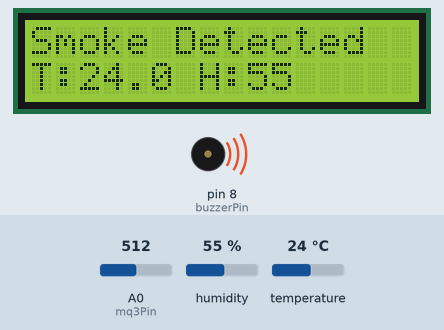
Bench run of a sketch on a simulated Arduino Uno, built with avr-gcc and run on an emulated ATmega328P. Parts: 16×2 character LCD, buzzer (waves = sounding, pin HIGH). The test bench sets the inputs (shaded band); at power-on: temperature 24 °C, humidity 55 %, A0 (mq3Pin) = 512.

Above: at 3.2 s.
3.3 s: temperature set to 34 °C
At 5.4 s:
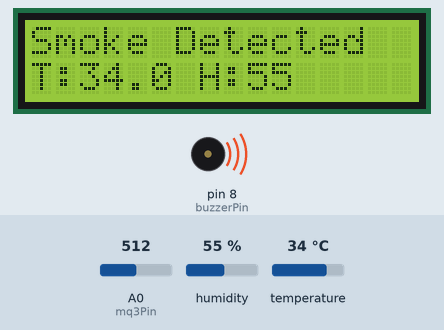
7.2 s: temperature set to 37 °C
At 9.0 s:
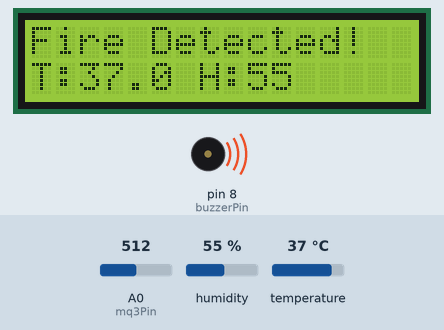
11.1 s: humidity set to 22 %
At 12.5 s:
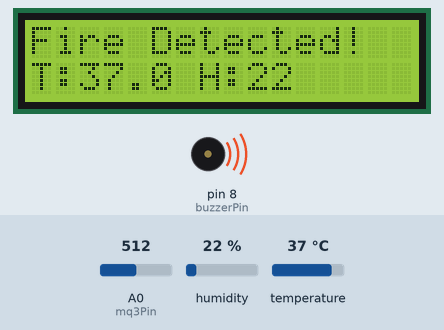
15.0 s: humidity set to 40 %
At 18.5 s:
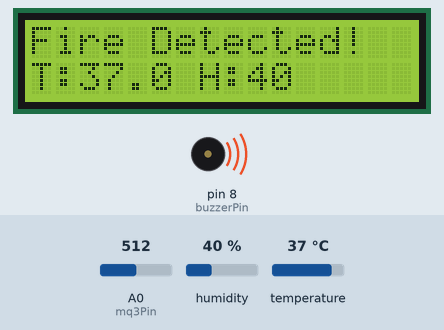
Timing chart, 0 to 19.9 s (numbered marks = the images above; inputs shaded):
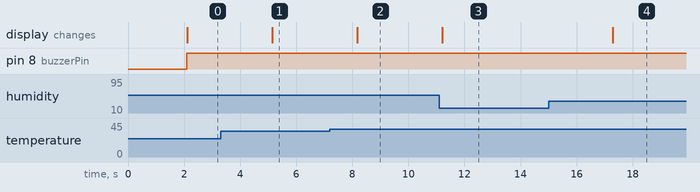

The sketch:

arduino_fire_smoke_detector.ino
```cpp
/*
 * ============================================================================
 * Project: Smart Smoke and Fire Detection Alarm System
 * Author: Ritesh Kulakarni
 * Platform: Arduino Uno R3 (ATmega328P)
 * Description: Real-time environmental monitoring system using MQ-3 gas sensor,
 *              DHT11 temperature & humidity sensor, 16x2 LCD display, and
 *              piezo buzzer alarm to detect fire and smoke hazards.
 * ============================================================================
 */

#include <LiquidCrystal.h>
#include <DHT.h>

// ----------------------------------------------------------------------------
// Pin Configurations
// ----------------------------------------------------------------------------
#define DHTPIN 2            // Digital pin connected to DHT11 data pin
#define DHTTYPE DHT11       // Sensor model DHT 11

const int buzzerPin = 8;    // Digital pin connected to Piezo Buzzer (+)
const int mq3Pin = A0;      // Analog pin connected to MQ-3 Gas Sensor (AO)

// 16x2 LCD in 4-bit mode: LiquidCrystal(rs, enable, d4, d5, d6, d7)
LiquidCrystal lcd(12, 11, 7, 6, 5, 4);

// Initialize DHT sensor
DHT dht(DHTPIN, DHTTYPE);

// ----------------------------------------------------------------------------
// Safety Thresholds
// ----------------------------------------------------------------------------
const int GAS_THRESHOLD = 200;       // MQ-3 analog threshold (smoke/combustible gas)
const float TEMP_THRESHOLD = 35.0;   // Temperature threshold in Celsius (°C)
const float HUMIDITY_THRESHOLD = 80.0;// Relative humidity threshold (%)

// ----------------------------------------------------------------------------
// Setup Routine
// ----------------------------------------------------------------------------
void setup() {
  // Initialize buzzer as output
  pinMode(buzzerPin, OUTPUT);
  digitalWrite(buzzerPin, LOW);

  // Initialize 16x2 LCD
  lcd.begin(16, 2);

  // Initialize DHT11 sensor
  dht.begin();

  // Welcome / initialization splash screen
  lcd.clear();
  lcd.setCursor(0, 0);
  lcd.print("Smart Health");
  lcd.setCursor(0, 1);
  lcd.print("& Safety Init...");
  delay(2000);
  lcd.clear();
}

// ----------------------------------------------------------------------------
// Main Loop Routine
// ----------------------------------------------------------------------------
void loop() {
  // Read sensor values
  float temp = dht.readTemperature();
  float hum = dht.readHumidity();
  int mq3Value = analogRead(mq3Pin);

  // Sensor reading validation check
  if (isnan(temp) || isnan(hum)) {
    lcd.clear();
    lcd.setCursor(0, 0);
    lcd.print("Sensor Error");
    lcd.setCursor(0, 1);
    lcd.print("Check Wiring!");
    delay(2000);
    return;
  }

  // Display real-time readings on LCD
  // Line 1: Temperature & Humidity
  lcd.clear();
  lcd.setCursor(0, 0);
  lcd.print("T:");
  lcd.print(temp, 1);
  lcd.print("C ");
  lcd.print("H:");
  lcd.print(hum, 0);
  lcd.print("%");

  // Line 2: Analog Gas Concentration
  lcd.setCursor(0, 1);
  lcd.print("Gas:");
  lcd.print(mq3Value);

  // Evaluate Hazard Conditions
  if (mq3Value > GAS_THRESHOLD || temp > TEMP_THRESHOLD || hum > HUMIDITY_THRESHOLD) {
    // --------------------------------------------------------
    // ALERT STATE: Hazard detected
    // --------------------------------------------------------
    digitalWrite(buzzerPin, HIGH);  // Activate audible buzzer

    lcd.clear();
    lcd.setCursor(0, 0);

    // Prioritized warning display
    if (temp > TEMP_THRESHOLD) {
      lcd.print("Fire Detected!");
    } else if (mq3Value > GAS_THRESHOLD) {
      lcd.print("Smoke Detected");
    } else if (hum > HUMIDITY_THRESHOLD) {
      lcd.print("High Humidity!");
    }

    // Secondary line with exact trigger measurements
    lcd.setCursor(0, 1);
    lcd.print("T:");
    lcd.print(temp, 1);
    lcd.print(" H:");
    lcd.print(hum, 0);

    // Keep alert visible and sound buzzer
    delay(3000);
  } else {
    // --------------------------------------------------------
    // NORMAL STATE: Safe environmental conditions
    // --------------------------------------------------------
    digitalWrite(buzzerPin, LOW);   // Deactivate buzzer
    delay(1000);                    // Sampling interval
  }
}
```

Measured:
- the behaviour switches between 35 and 36 °C on temperature (found by bisection; images 1 and 2)
- after the input at 3.3 s, the display: changes after 1.8 s (image 1)
- after the input at 7.2 s, the display: changes after 0.98 s (image 2)
- after the input at 11.1 s, the display: changes after 0.11 s (image 3)
- after the input at 15.0 s, the display: changes after 2.3 s (image 4)
